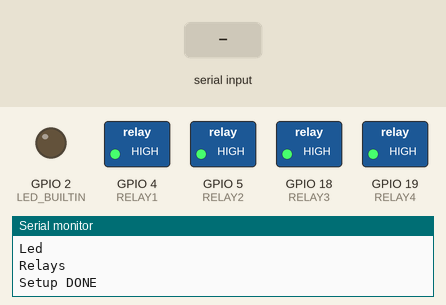
Bench run of a program on a simulated ESP32. Parts: switched loads named in the program (green lamp = pin HIGH), output pins drawn as LEDs (lit = HIGH), the last lines printed to the serial monitor. Inputs (shaded band) come from the test bench. Nothing arrives over Bluetooth unless stated.

Above: at 1.2 s.
1.3 s: "1" received over Serial
At 3.1 s:
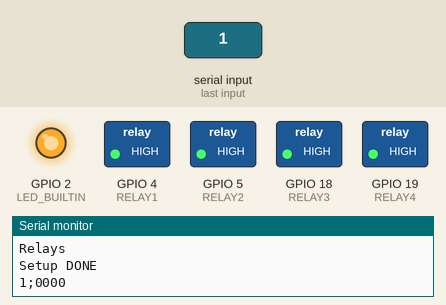
7.3 s: "90,45,200\n" received over Serial
At 9.2 s:
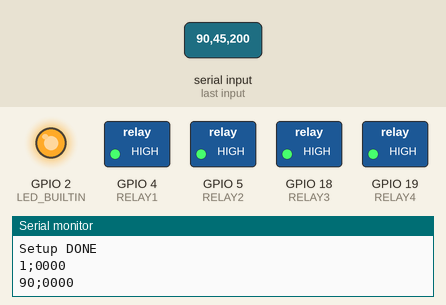
9.8 s: "STATUS,1\n" received over Serial
At 12.7 s:
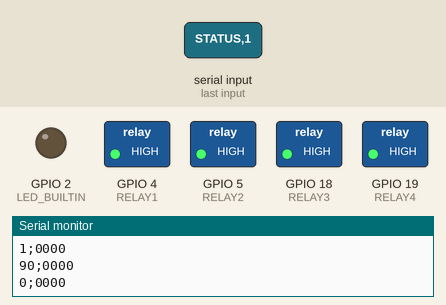
Timing chart, 0 to 14.2 s (numbered marks = the images above; inputs shaded):
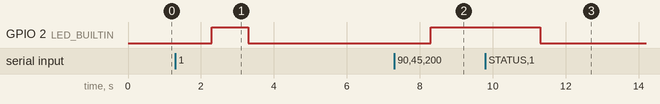

The program:

main.cpp
```cpp
#include <Arduino.h>
#include <BluetoothSerial.h>

#define RELAY1 4
#define RELAY2 5
#define RELAY3 18
#define RELAY4 19
#define LED_BUILTIN 2

//#define DEBUG 1

BluetoothSerial SerialBT;

// function headers
static int inputParse(String input);
static int updateGPIO(String status);
static String btReadString();
static int btPrintString(String s);

// Main vars
int curTime = 0;
String relayStatus = "0000";
char sample[] = "0100;0000";


void setup() {
  // Open serial communications and wait for port to open:
  Serial.begin(9600);
  //while (!Serial) {
  //  ; // wait for serial port to connect. Needed for native USB port only
  //}

  // BT configure
  SerialBT.begin("Iba-ESP01");

  // send an intro:
  Serial.println("Count down:");

  // internal led
  Serial.println("Led");
  pinMode(LED_BUILTIN, OUTPUT);


  // all down
  Serial.println("Relays");
  pinMode(RELAY1, OUTPUT);
  pinMode(RELAY2, OUTPUT);
  pinMode(RELAY3, OUTPUT);
  pinMode(RELAY4, OUTPUT);

  relayStatus = "0000";
  updateGPIO(relayStatus);
  Serial.println("Setup DONE");
}

void loop() {
  // Get a command
  if (Serial.available()) {
    inputParse(Serial.readString());
    Serial.println(String(curTime) + ";" + relayStatus);
    updateGPIO(relayStatus);
  }

  if (SerialBT.available()) {
    //inputParse(SerialBT.readString());
    inputParse(btReadString());
    btPrintString(String(curTime) + ";" + relayStatus);
    //SerialBT.print(String(curTime) + ";" + relayStatus);
    //SerialBT.print((uint8_t*)"OK",2);
    //SerialBT.print("OK");
    updateGPIO(relayStatus);
  }


  if (curTime > 0) {
    delay(1000);
    curTime--;
    if (curTime <= 0) {
      relayStatus = "0000";
      updateGPIO(relayStatus);
    }
    #ifdef DEBUG
    Serial.println(String(curTime) + ";" + relayStatus);
    #endif
  }


}


String btReadString() {

  String recString = "";
  int recChar;

  while (SerialBT.available()) {
    recChar = SerialBT.read();
    recString += (char) recChar;
    if (!SerialBT.available()) {
      delay(20);
    }
  }

  Serial.println("BT: "+recString);
  return recString;
}

int btPrintString(String s) {
  SerialBT.write((uint8_t*)s.c_str(),s.length());
  return 0;
}


int inputParse(String input) {

  char delimiter[] = ";";
  char* ptr;
  char buf[sizeof(sample)];

  #ifdef DEBUG
  Serial.println(input);
  #endif

  //Asking for status
  if ((input == "STATUS") || (input == "S")) {
    return 0;
  }


  input.toCharArray(buf, sizeof(buf));

  // Get TimeOut
  ptr = strtok(buf, delimiter);
  if (ptr != NULL) {
    curTime = String(ptr).toInt();
    //Serial.println("Uptime: " + String(curTime));
  }

  // Get Gpio Status
  ptr = strtok (NULL, delimiter);
  if (ptr != NULL) {
    relayStatus = String(ptr);
    //Serial.println("Relay status: " + relayStatus);
  }

  // Sanity
  if (curTime <= 0) {
    curTime = 0;
    relayStatus = "0000";
  }

  return 0;

}


int updateGPIO(String status) {


  #ifdef DEBUG
  //SerialBT.print(status);
  Serial.println(status);
  #endif

  //if (relayStatus.length() != 4) {
  //  return(-1);
  //}

  if (curTime > 0) {
    digitalWrite(LED_BUILTIN, HIGH);
  } else {
    digitalWrite(LED_BUILTIN, LOW);
  }

  // Relay 1
  if (status.charAt(0) == '1') {
    digitalWrite(RELAY1,0);
  } else {
    digitalWrite(RELAY1,1);
  }

  // Relay 2
  if (status.charAt(1) == '1') {
    digitalWrite(RELAY2,0);
  } else {
    digitalWrite(RELAY2,1);
  }

  // Relay 3
  if (status.charAt(2) == '1') {
    digitalWrite(RELAY3,0);
  } else {
    digitalWrite(RELAY3,1);
  }

  // Relay 4
  if (status.charAt(3) == '1') {
    digitalWrite(RELAY4,0);
  } else {
    digitalWrite(RELAY4,1);
  }

  return 0;
}
```

Measured:
- after the input at 1.3 s, GPIO 2 (LED_BUILTIN): LOW → HIGH after 1.0 s, → LOW 1.0 s later
- after the input at 7.3 s, GPIO 2 (LED_BUILTIN): LOW → HIGH after 1.0 s
- after the input at 9.8 s, GPIO 2 (LED_BUILTIN): HIGH → LOW after 1.5 s
